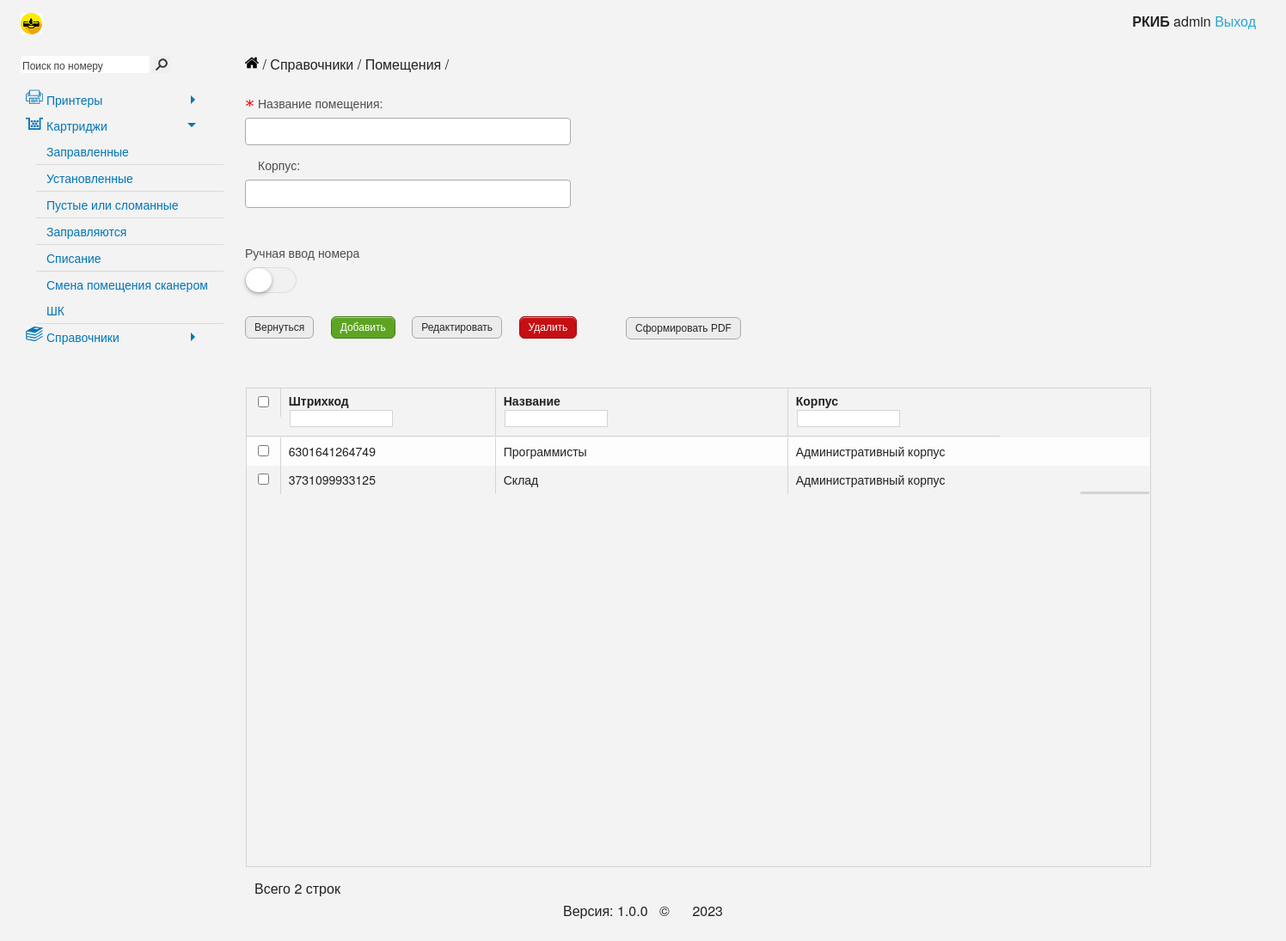
/cartridge/tree_list/, run on an earlier commit of the app's database.
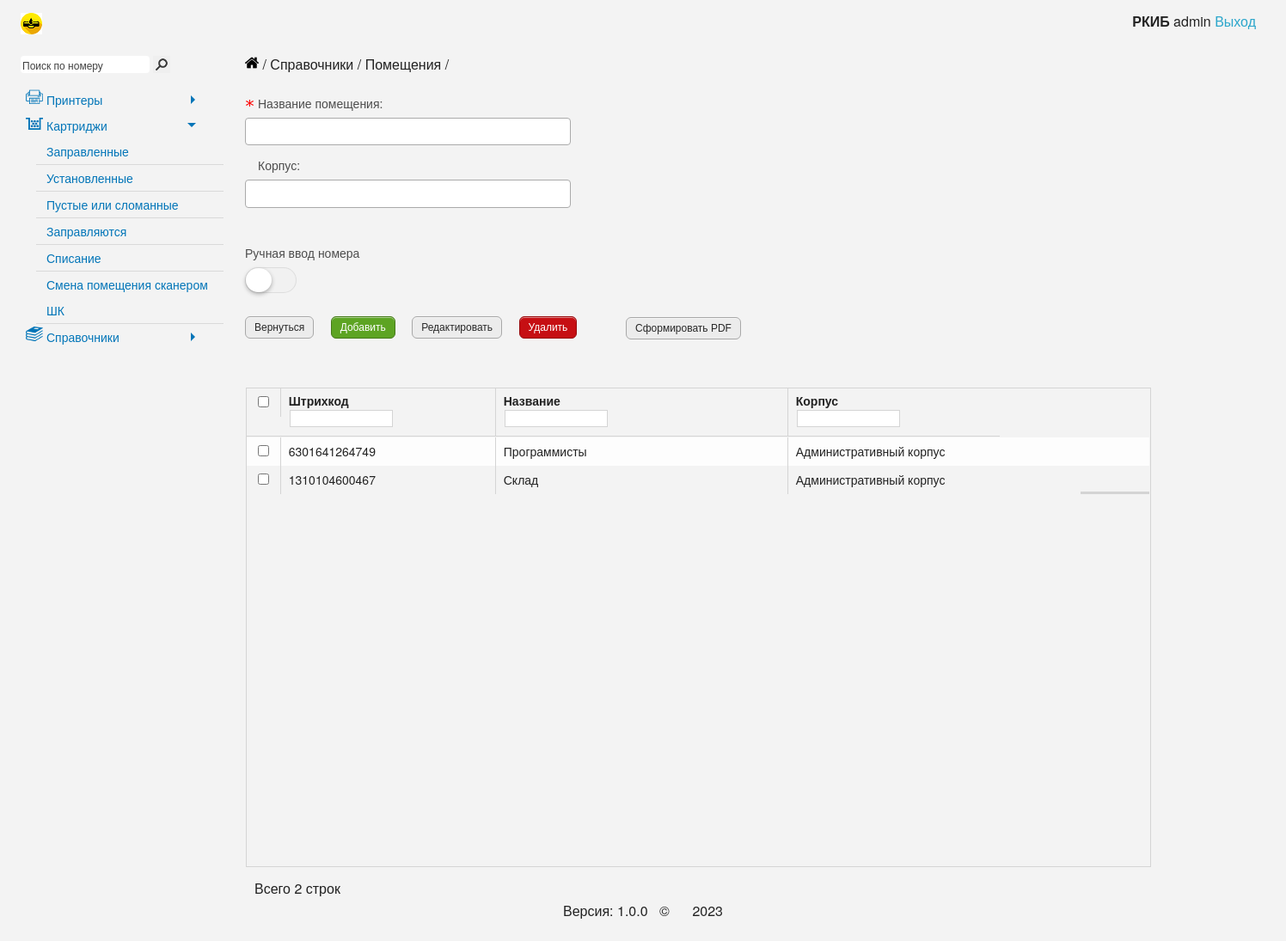
And on a later commit of the database.
### cartridge/models.py (models this page shows, shortened)
class Placements(models.Model):  # Помещения
    barcode = models.IntegerField('Штрихкод', unique=True, db_index=True)
    name = models.CharField("Помещение", max_length=50, unique=True, db_index=True)
    branch = models.CharField("Корпус", max_length=50, blank=True, null=True)
    class Meta:
        verbose_name = 'Помещение'
        verbose_name_plural = 'Помещения'

### cartridge/views.py (the view, shortened to what this page needs)
# urls.py: path('tree_list/', tree_list, name='tree_list'),
@csrf_protect
@ensure_csrf_cookie
def tree_list(request):
    place = Placements.objects.order_by('name').exclude(id=1)
    count = Placements.objects.count()
    error = ''
    display = 'none'
    name = ''
    msg_display = 'none'
    err_display = 'none'
    form = PlacementsForm()
    data = {
        'form': form,
        'error': error,
        'display': display,
        'msg_display': msg_display,
        'err_display': err_display,
        'name': name,
        'place': place,
        'count': count
    }
    return render(request, 'cartridge/tree_list.html', data)

### cartridge/forms.py
class PlacementsForm(ModelForm):  # форма Помещения
    class Meta:
        model = Placements
        fields = ['barcode', 'name', 'branch']
        widgets = {
            'name': TextInput(attrs={
                'required': "True",
            }),
            'branch': TextInput(attrs={
            }),
            'barcode': NumberInput(attrs={
                'id': "id_barcode",
                'style': "width: calc(100% - 38px);"
            })
        }

### cartridge/templates/cartridge/tree_list.html (shortened to what the changed rows need)
{% extends 'cartridge/base.html' %}
{% block content %}
    <form action="{% url 'print_pl' %}" method="post" style="padding-left: 16px">
           <div class="marginTop" style="border: 1px solid #d4d4d4; width: 1053px">
            <div class="large-10">
                <div class="grid1675336387607" id="grid1">
                    <div class="ui-grid-viewport" style="width: 1050px; height: 500px; overflow-y: scroll;">
                        <div class="ui-grid-canvas" id="table">
                            {% if place %}
                                {% for el in place %}
                                    <div class="ui-grid-row">
                                        <div class="ui-grid-cell ui-grid-coluiGrid-000H">
                                            <div class="ui-grid-cell-contents">
                                                <input name="check" class="ui-grid-cell-contents-checkbox" type="checkbox" value="{{ el.barcode }}">
                                            </div>
                                        </div>
                                        <div class="ui-grid-cell ui-grid-coluiGrid-0007">
                                            <div class="ui-grid-cell-contents">{{ el.barcode }}</div>
                                        </div>
                                        <div class="ui-grid-cell ui-grid-coluiGrid-0008">
                                            <span class="ui-grid-cell-contents">{{ el.name }}</span>
                                        </div>
                                        <div class="ui-grid-cell ui-grid-coluiGrid-0008">
                                            <div class="ui-grid-cell-contents">{{ el.branch }}</div>
                                        </div>
                                    </div>
                                {% endfor %}
                            {% endif %}
                        </div>
                    </div>
                </div>
            </div>
        </div>
    </form>
{% endblock %}

What changed in the data, as far as the page shows it:
changed Placements "Склад": barcode "3731099933125" → "1310104600467"
